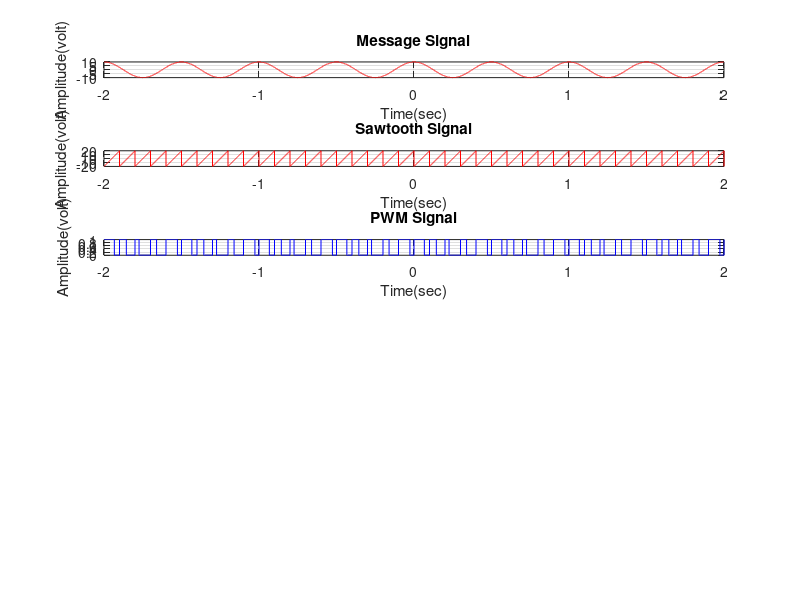

This figure's MATLAB source: (Note: this script raises an error after producing the figure.)

clc;
clear all;
close all;

% Parameters
fm = 2; % Message frequency
am = 10; % Message amplitude
fs = 10; % Sampling frequency
as = 20; % Amplitude of sawtooth

% Time vector
tres = 0.0001;
t = -2:tres:2;

% Message signal
mt = am * cos(2*pi*fm*t);
st = as * sawtooth(2*pi*fs*t);

% Plotting message and sawtooth signals
subplot(6,1,1);
plot(t, mt, 'r');
title('Message Signal');
xlabel('Time(sec)');
ylabel('Amplitude(volt)');
grid on;

subplot(6,1,2);
plot(t, st, 'r');
title('Sawtooth Signal');
xlabel('Time(sec)');
ylabel('Amplitude(volt)');
grid on;

% Comparing signals for PWM 
pwm = zeros(size(t)); 
%ppm = zeros(size(t)); 

for i = 1:length(mt)
    if mt(i) > st(i)
        pwm(i) = 1;
    end
end

%plotting pwm 
subplot(6,1,3);
plot(t, pwm, 'b');
title('PWM Signal');
xlabel('Time(sec)');
ylabel('Amplitude(volt)');
grid on;


tau = (2.*t)/3;
w = round(tau/tres);
ppm = zeros(size(t)); 

ppm(1:w:end)=0;
for i = 1:length(mt)
  
    if pwm(i) > pwm(i+1)
        ppm(i:i+100)=1;
    end
end
ppm=ppm(1:length(mt));





% Plotting PPM 
subplot(6,1,3);
plot(t, pwm, 'b');
title('PWM Signal');
xlabel('Time(sec)');
ylabel('Amplitude(volt)');
grid on;

subplot(6,1,4);
plot(t, ppm, 'b');
title('PPM Signal');
xlabel('Time(sec)');
ylabel('Amplitude(volt)');
grid on;
